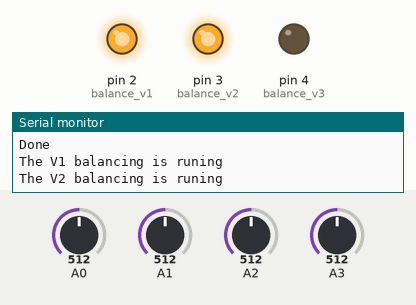
A sketch run on a simulated Arduino Uno, built with avr-gcc and run on an emulated ATmega328P. Parts: output pins drawn as LEDs (lit = HIGH), the last lines printed to the serial monitor. Inputs (shaded band) come from the test bench; at power-on: A3 = 512, A1 = 512, A2 = 512, A0 = 512.

Above: at 1.2 s.
1.3 s: A3 set to 618
4.3 s: A3 set to 637
At 7.1 s:
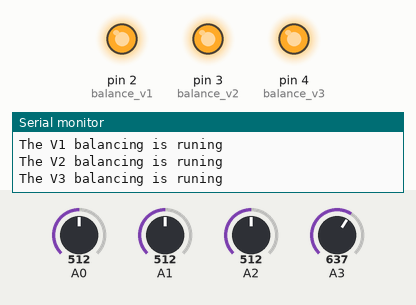
7.3 s: A1 set to 446
10.3 s: A1 set to 416
At 13.0 s:
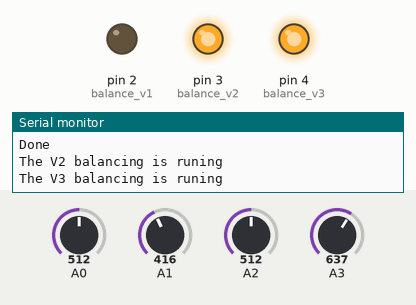
13.3 s: A2 set to 542
At 15.2 s:
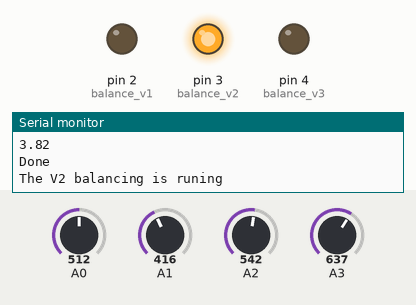
16.3 s: A2 set to 30
At 18.1 s:
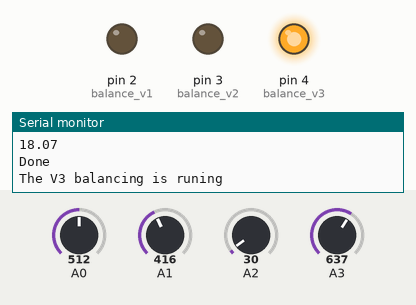
Timing chart, 0 to 20.2 s (numbered marks = the images above; inputs shaded):
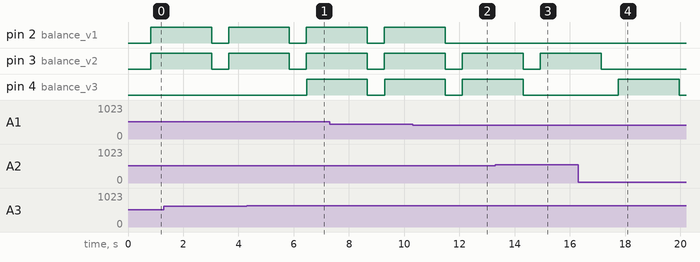

The sketch:

sketch_jan23a.ino
```cpp
const int batt_volt_1 = A1;  // volt of battery 1
const int batt_volt_2 = A2;  // volt of battery 2
const int batt_volt_3 = A3;  // volt of battery 3
const int batt_curr = A0;    // output current
const int balance_v1 = 2;
const int balance_v2 = 3;
const int balance_v3 = 4;
const int power_output = 5;
const int charg_in = 6;
const float charging_cuttoff = 4.30;  //Set for which voltage charging will be cut off
const float indi_minvolt = 3.5;       // min indi voltage
const float indi_maxvolt = 4.2;       // max indi voltage
const float minVoltage = 11.1;        // 0% charge
const float maxVoltage = 12.6;        // 100% charge

float voltage1, voltage2, voltage3, voltage, current, power;
int charge;

// Function to calculate the battery percentage
float calculatePercentage(float voltage) {
  if (voltage <= minVoltage) {
    return 0.0;
  } else if (voltage >= maxVoltage) {
    return 100.0;
  } else {
    return ((voltage - minVoltage) / (maxVoltage - minVoltage)) * 100.0;
  }
}

// Function to average analog readings
float Averagevalue(int Inputpin) {
  long sum = 0;
  for (int i = 0; i < 40; i++) {
    int value = analogRead(Inputpin);  // Read the analog value
    sum += value;                      // Add to sum
    delay(5);                          // Small delay to allow for settling
  }
  return sum / 40.0;  // Return the average value
}

void setup() {
  Serial.begin(115200);

  // pinMode(batt_volt_1, INPUT);
  // pinMode(batt_volt_2, INPUT);
  // pinMode(batt_volt_3, INPUT);
  // pinMode(batt_curr, INPUT);
  pinMode(balance_v1, OUTPUT);
  pinMode(balance_v2, OUTPUT);
  pinMode(balance_v3, OUTPUT);
  pinMode(power_output, OUTPUT);

  // Initialize balance pins to LOW
  digitalWrite(balance_v1, LOW);
  digitalWrite(balance_v2, LOW);
  digitalWrite(balance_v3, LOW);
  digitalWrite(power_output, LOW);
}

void loop() {

  //Reading current before voltage to avoid current interferance because of voltage monitoring
  float currentRaw = Averagevalue(batt_curr);

  // To Turn of all voltage interferance system
  digitalWrite(balance_v1, LOW);
  digitalWrite(balance_v2, LOW);
  digitalWrite(balance_v3, LOW);
  // digitalWrite(power_output, LOW); // We have to turn off power to get accurate voltage that is not good for power output

  // Code for getting accurate analog value of voltage
  float voltageRaw1 = Averagevalue(batt_volt_1);
  float voltageRaw2 = Averagevalue(batt_volt_2);
  float voltageRaw3 = Averagevalue(batt_volt_3);


  // Convert raw values to voltage and current
  voltage1 = (voltageRaw1 / 424.30) * 4.24;                             // New formula for arduino
  voltage2 = ((voltageRaw2 / 301.90) * 8.40) - voltage1;                // New formula for arduino
  voltage3 = ((voltageRaw3 / 422.20) * 12.53) - (voltage1 + voltage2);  // New formula for arduino
  voltage = voltage1 + voltage2 + voltage3;
  current = (currentRaw / 103.10) * 0.69;  // New formula for arduino
  power = (voltage1 + voltage2 + voltage3) * current;
  charge = calculatePercentage(voltage1 + voltage2 + voltage3);

  // Print values for debugging
  // Serial.println(currentRaw);
  Serial.println(current);
  // Serial.println(voltageRaw1);
  // Serial.println(voltageRaw2);
  // Serial.println(voltageRaw3);
  Serial.println(voltage1);
  Serial.println(voltage2);
  Serial.println(voltage3);
  Serial.println("Done");

  // Cell Balancing of Cells, It will create 2 seconds delay if executed
  if (voltage1 >= charging_cuttoff || voltage2 >= charging_cuttoff || voltage3 >= charging_cuttoff) {
    if (voltage1 >= charging_cuttoff) {
      Serial.println("The V1 balancing is runing");
      digitalWrite(balance_v1, HIGH);
    }
    if (voltage2 >= charging_cuttoff) {
      Serial.println("The V2 balancing is runing");
      digitalWrite(balance_v2, HIGH);
    }
    if (voltage3 >= charging_cuttoff) {
      Serial.println("The V3 balancing is runing");
      digitalWrite(balance_v3, HIGH);
    }
    // This delay is for battery discharge
    delay(2000);
  }

  // Charging cut-off code
  if (voltage1 >= charging_cuttoff && voltage2 >= charging_cuttoff && voltage3 >= charging_cuttoff) {
    digitalWrite(charg_in, LOW);
  }
  else{
    digitalWrite(charg_in, HIGH);
  }

  //Output control code
  if (voltage1 <= indi_minvolt || voltage2 <= indi_minvolt || voltage3 <= indi_minvolt) {
    digitalWrite(power_output, LOW);
  } else if (voltage1 >= indi_maxvolt || voltage2 >= indi_maxvolt || voltage3 >= indi_maxvolt) {
    digitalWrite(power_output, LOW);
  } else {
    digitalWrite(power_output, HIGH);  // Turn output On if everything is okay
  }
}
```

Measured:
- the behaviour switches between 624 and 625 on A3 (found by bisection; images 0 and 1)
- the behaviour switches between 431 and 430 on A1 (found by bisection; images 1 and 2)
- the behaviour switches between 524 and 525 on A2 (found by bisection; images 2 and 3)
- after the input at 4.3 s, pin 4 (balance_v3): LOW → HIGH after 2.2 s
- after the input at 10.3 s, pin 2 (balance_v1): goes on until 11.5 s, then stays LOW
- after the input at 13.3 s, pin 4 (balance_v3): goes on until 14.3 s, then stays LOW
- after the input at 16.3 s, pin 3 (balance_v2): goes on until 17.1 s, then stays LOW; pin 4 (balance_v3): LOW → HIGH after 1.4 s, → LOW 2.2 s later
